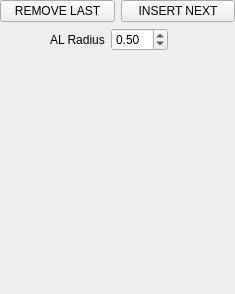
<?xml version="1.0" encoding="UTF-8"?>
<ui version="4.0">
 <class>transformUI</class>
 <widget class="QWidget" name="myOperationCustom">
  <property name="geometry">
   <rect>
    <x>0</x>
    <y>0</y>
    <width>234</width>
    <height>294</height>
   </rect>
  </property>
  <property name="sizePolicy">
   <sizepolicy hsizetype="Expanding" vsizetype="Expanding">
    <horstretch>0</horstretch>
    <verstretch>0</verstretch>
   </sizepolicy>
  </property>
  <property name="windowTitle">
   <string>Form</string>
  </property>
  <layout class="QVBoxLayout" name="verticalLayout">
   <property name="margin">
    <number>0</number>
   </property>
   <item>
    <layout class="QHBoxLayout" name="horizontalLayout">
     <item>
      <widget class="QPushButton" name="removeButton">
       <property name="text">
        <string>REMOVE LAST</string>
       </property>
      </widget>
     </item>
     <item>
      <widget class="QPushButton" name="nextButton">
       <property name="text">
        <string>INSERT NEXT</string>
       </property>
      </widget>
     </item>
    </layout>
   </item>
   <item>
    <layout class="QFormLayout" name="formLayout">
     <property name="fieldGrowthPolicy">
      <enum>QFormLayout::AllNonFixedFieldsGrow</enum>
     </property>
     <property name="leftMargin">
      <number>50</number>
     </property>
     <property name="rightMargin">
      <number>67</number>
     </property>
     <item row="0" column="1">
      <widget class="QDoubleSpinBox" name="ALRadius">
       <property name="value">
        <double>0.500000000000000</double>
       </property>
      </widget>
     </item>
     <item row="0" column="0">
      <widget class="QLabel" name="label">
       <property name="text">
        <string>AL Radius</string>
       </property>
      </widget>
     </item>
    </layout>
   </item>
   <item>
    <spacer name="verticalSpacer">
     <property name="orientation">
      <enum>Qt::Vertical</enum>
     </property>
     <property name="sizeHint" stdset="0">
      <size>
       <width>20</width>
       <height>151</height>
      </size>
     </property>
    </spacer>
   </item>
  </layout>
 </widget>
 <resources/>
 <connections/>
</ui>
